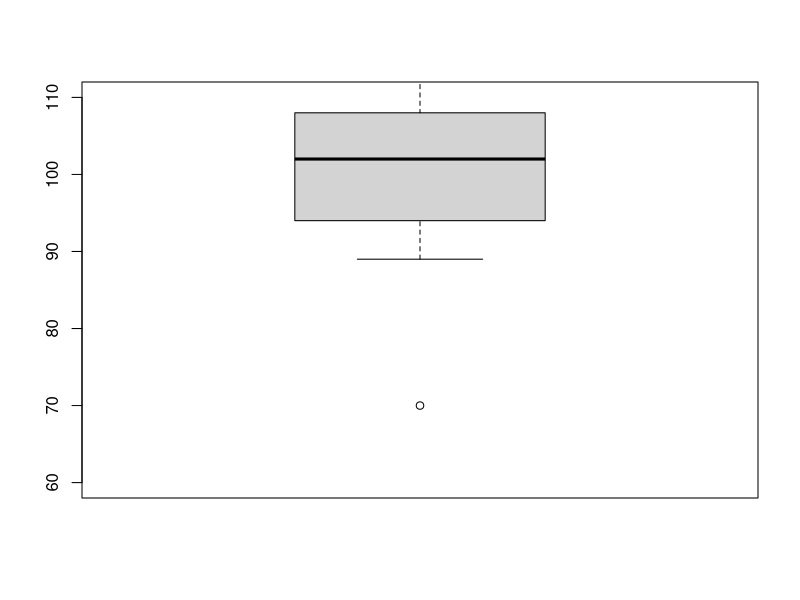
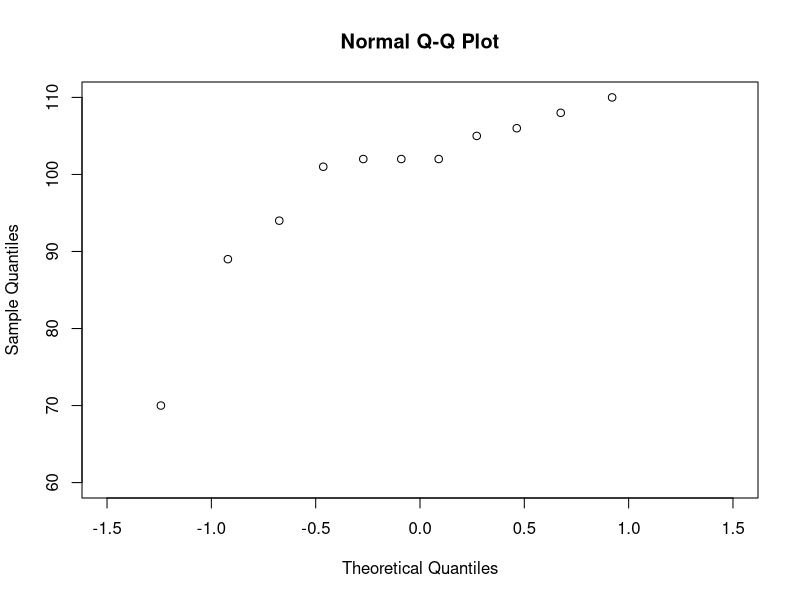

R code for these plots, in order:
#Page no. 232

x<-c(56,70,89,94,101,102,102,102,105,106,108,110,113,116)
boxplot(x,ylim=c(60,110))
qqnorm(x,ylim=c(60,110),xlim=c(-1.5,1.5))
